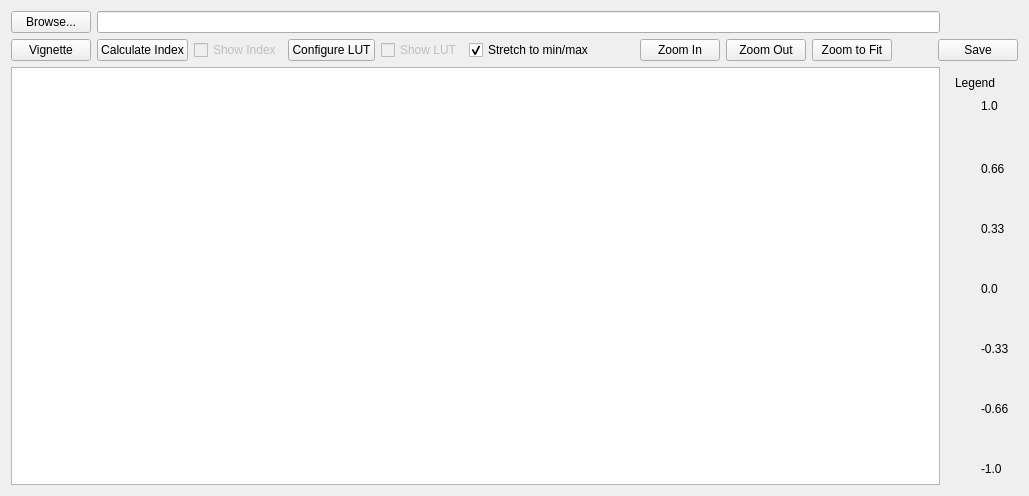
      <widget class="QWidget" name="tab_7">
       <attribute name="title">
        <string>    Viewer    </string>
       </attribute>
       <layout class="QGridLayout" name="gridLayout_7">
        <item row="2" column="1">
         <widget class="QWidget" name="LegendLayout_2" native="true">
          <layout class="QVBoxLayout" name="LegendLayout">
           <item>
            <widget class="QLabel" name="label_36">
             <property name="sizePolicy">
              <sizepolicy hsizetype="Minimum" vsizetype="Minimum">
               <horstretch>0</horstretch>
               <verstretch>0</verstretch>
              </sizepolicy>
             </property>
             <property name="maximumSize">
              <size>
               <width>16777215</width>
               <height>20</height>
              </size>
             </property>
             <property name="text">
              <string>Legend</string>
             </property>
            </widget>
           </item>
           <item>
            <layout class="QHBoxLayout" name="horizontalLayout_49">
             <item>
              <widget class="QLabel" name="LUTGraphic">
               <property name="enabled">
                <bool>true</bool>
               </property>
               <property name="sizePolicy">
                <sizepolicy hsizetype="Ignored" vsizetype="Ignored">
                 <horstretch>0</horstretch>
                 <verstretch>0</verstretch>
                </sizepolicy>
               </property>
               <property name="minimumSize">
                <size>
                 <width>20</width>
                 <height>0</height>
                </size>
               </property>
               <property name="maximumSize">
                <size>
                 <width>50</width>
                 <height>16777215</height>
                </size>
               </property>
               <property name="baseSize">
                <size>
                 <width>50</width>
                 <height>256</height>
                </size>
               </property>
               <property name="palette">
                <palette>
                 <active>
                  <colorrole role="WindowText">
                   <brush brushstyle="SolidPattern">
                    <color alpha="255">
                     <red>0</red>
                     <green>0</green>
                     <blue>0</blue>
                    </color>
                   </brush>
                  </colorrole>
                  <colorrole role="Midlight">
                   <brush brushstyle="SolidPattern">
                    <color alpha="255">
                     <red>227</red>
                     <green>227</green>
                     <blue>227</blue>
                    </color>
                   </brush>
                  </colorrole>
                  <colorrole role="Text">
                   <brush brushstyle="SolidPattern">
                    <color alpha="255">
                     <red>0</red>
                     <green>0</green>
                     <blue>0</blue>
                    </color>
                   </brush>
                  </colorrole>
                  <colorrole role="ButtonText">
                   <brush brushstyle="SolidPattern">
                    <color alpha="255">
                     <red>0</red>
                     <green>0</green>
                     <blue>0</blue>
                    </color>
                   </brush>
                  </colorrole>
                  <colorrole role="Base">
                   <brush brushstyle="SolidPattern">
                    <color alpha="255">
                     <red>255</red>
                     <green>255</green>
                     <blue>255</blue>
                    </color>
                   </brush>
                  </colorrole>
                  <colorrole role="Shadow">
                   <brush brushstyle="SolidPattern">
                    <color alpha="255">
                     <red>105</red>
                     <green>105</green>
                     <blue>105</blue>
                    </color>
                   </brush>
                  </colorrole>
                 </active>
                 <inactive>
                  <colorrole role="WindowText">
                   <brush brushstyle="SolidPattern">
                    <color alpha="255">
                     <red>0</red>
                     <green>0</green>
                     <blue>0</blue>
                    </color>
                   </brush>
                  </colorrole>
                  <colorrole role="Midlight">
                   <brush brushstyle="SolidPattern">
                    <color alpha="255">
                     <red>227</red>
                     <green>227</green>
                     <blue>227</blue>
                    </color>
                   </brush>
                  </colorrole>
                  <colorrole role="Text">
                   <brush brushstyle="SolidPattern">
                    <color alpha="255">
                     <red>0</red>
                     <green>0</green>
                     <blue>0</blue>
                    </color>
                   </brush>
                  </colorrole>
                  <colorrole role="ButtonText">
                   <brush brushstyle="SolidPattern">
                    <color alpha="255">
                     <red>0</red>
                     <green>0</green>
                     <blue>0</blue>
                    </color>
                   </brush>
                  </colorrole>
                  <colorrole role="Base">
                   <brush brushstyle="SolidPattern">
                    <color alpha="255">
                     <red>255</red>
                     <green>255</green>
                     <blue>255</blue>
                    </color>
                   </brush>
                  </colorrole>
                  <colorrole role="Shadow">
                   <brush brushstyle="SolidPattern">
                    <color alpha="255">
                     <red>105</red>
                     <green>105</green>
                     <blue>105</blue>
                    </color>
                   </brush>
                  </colorrole>
                 </inactive>
                 <disabled>
                  <colorrole role="WindowText">
                   <brush brushstyle="SolidPattern">
                    <color alpha="255">
                     <red>0</red>
                     <green>0</green>
                     <blue>0</blue>
                    </color>
                   </brush>
                  </colorrole>
                  <colorrole role="Midlight">
                   <brush brushstyle="SolidPattern">
                    <color alpha="255">
                     <red>227</red>
                     <green>227</green>
                     <blue>227</blue>
                    </color>
                   </brush>
                  </colorrole>
                  <colorrole role="Text">
                   <brush brushstyle="SolidPattern">
                    <color alpha="255">
                     <red>0</red>
                     <green>0</green>
                     <blue>0</blue>
                    </color>
                   </brush>
                  </colorrole>
                  <colorrole role="ButtonText">
                   <brush brushstyle="SolidPattern">
                    <color alpha="255">
                     <red>0</red>
                     <green>0</green>
                     <blue>0</blue>
                    </color>
                   </brush>
                  </colorrole>
                  <colorrole role="Base">
                   <brush brushstyle="SolidPattern">
                    <color alpha="255">
                     <red>255</red>
                     <green>255</green>
                     <blue>255</blue>
                    </color>
                   </brush>
                  </colorrole>
                  <colorrole role="Shadow">
                   <brush brushstyle="SolidPattern">
                    <color alpha="255">
                     <red>105</red>
                     <green>105</green>
                     <blue>105</blue>
                    </color>
                   </brush>
                  </colorrole>
                 </disabled>
                </palette>
               </property>
               <property name="layoutDirection">
                <enum>Qt::LeftToRight</enum>
               </property>
               <property name="text">
                <string/>
               </property>
               <property name="pixmap">
                <pixmap>lut_legend.jpg</pixmap>
               </property>
               <property name="scaledContents">
                <bool>true</bool>
               </property>
               <property name="alignment">
                <set>Qt::AlignCenter</set>
               </property>
              </widget>
             </item>
             <item>
              <layout class="QVBoxLayout" name="verticalLayout_30">
               <property name="sizeConstraint">
                <enum>QLayout::SetDefaultConstraint</enum>
               </property>
               <item>
                <widget class="QLabel" name="legend_max">
                 <property name="sizePolicy">
                  <sizepolicy hsizetype="Minimum" vsizetype="Minimum">
                   <horstretch>0</horstretch>
                   <verstretch>0</verstretch>
                  </sizepolicy>
                 </property>
                 <property name="minimumSize">
                  <size>
                   <width>0</width>
                   <height>20</height>
                  </size>
                 </property>
                 <property name="maximumSize">
                  <size>
                   <width>16777215</width>
                   <height>20</height>
                  </size>
                 </property>
                 <property name="text">
                  <string>1.0</string>
                 </property>
                </widget>
               </item>
               <item>
                <spacer name="verticalSpacer">
                 <property name="orientation">
                  <enum>Qt::Vertical</enum>
                 </property>
                 <property name="sizeType">
                  <enum>QSizePolicy::Fixed</enum>
                 </property>
                 <property name="sizeHint" stdset="0">
                  <size>
                   <width>20</width>
                   <height>40</height>
                  </size>
                 </property>
                </spacer>
               </item>
               <item>
                <widget class="QLabel" name="legend_2thirds">
                 <property name="sizePolicy">
                  <sizepolicy hsizetype="Minimum" vsizetype="Minimum">
                   <horstretch>0</horstretch>
                   <verstretch>0</verstretch>
                  </sizepolicy>
                 </property>
                 <property name="maximumSize">
                  <size>
                   <width>16777215</width>
                   <height>20</height>
                  </size>
                 </property>
                 <property name="text">
                  <string>0.66</string>
                 </property>
                </widget>
               </item>
               <item>
                <spacer name="verticalSpacer_2">
                 <property name="orientation">
                  <enum>Qt::Vertical</enum>
                 </property>
                 <property name="sizeType">
                  <enum>QSizePolicy::Fixed</enum>
                 </property>
                 <property name="sizeHint" stdset="0">
                  <size>
                   <width>20</width>
                   <height>40</height>
                  </size>
                 </property>
                </spacer>
               </item>
               <item>
                <widget class="QLabel" name="legend_1third">
                 <property name="sizePolicy">
                  <sizepolicy hsizetype="Minimum" vsizetype="Minimum">
                   <horstretch>0</horstretch>
                   <verstretch>0</verstretch>
                  </sizepolicy>
                 </property>
                 <property name="maximumSize">
                  <size>
                   <width>16777215</width>
                   <height>20</height>
                  </size>
                 </property>
                 <property name="text">
                  <string>0.33</string>
                 </property>
                </widget>
               </item>
               <item>
                <spacer name="verticalSpacer_3">
                 <property name="orientation">
                  <enum>Qt::Vertical</enum>
                 </property>
                 <property name="sizeType">
                  <enum>QSizePolicy::Fixed</enum>
                 </property>
                 <property name="sizeHint" stdset="0">
                  <size>
                   <width>20</width>
                   <height>40</height>
                  </size>
                 </property>
                </spacer>
               </item>
               <item>
                <widget class="QLabel" name="legend_zero">
                 <property name="sizePolicy">
                  <sizepolicy hsizetype="Minimum" vsizetype="Minimum">
                   <horstretch>0</horstretch>
                   <verstretch>0</verstretch>
                  </sizepolicy>
                 </property>
                 <property name="maximumSize">
                  <size>
                   <width>16777215</width>
                   <height>20</height>
                  </size>
                 </property>
                 <property name="text">
                  <string>0.0</string>
                 </property>
                </widget>
               </item>
               <item>
                <spacer name="verticalSpacer_5">
                 <property name="orientation">
                  <enum>Qt::Vertical</enum>
                 </property>
                 <property name="sizeType">
                  <enum>QSizePolicy::Fixed</enum>
                 </property>
                 <property name="sizeHint" stdset="0">
                  <size>
                   <width>20</width>
                   <height>40</height>
                  </size>
                 </property>
                </spacer>
               </item>
               <item>
                <widget class="QLabel" name="legend_neg1third">
                 <property name="sizePolicy">
                  <sizepolicy hsizetype="Minimum" vsizetype="Minimum">
                   <horstretch>0</horstretch>
                   <verstretch>0</verstretch>
                  </sizepolicy>
                 </property>
                 <property name="maximumSize">
                  <size>
                   <width>16777215</width>
                   <height>20</height>
                  </size>
                 </property>
                 <property name="text">
                  <string>-0.33</string>
                 </property>
                </widget>
               </item>
               <item>
                <spacer name="verticalSpacer_4">
                 <property name="orientation">
                  <enum>Qt::Vertical</enum>
                 </property>
                 <property name="sizeType">
                  <enum>QSizePolicy::Fixed</enum>
                 </property>
                 <property name="sizeHint" stdset="0">
                  <size>
                   <width>20</width>
                   <height>40</height>
                  </size>
                 </property>
                </spacer>
               </item>
               <item>
                <widget class="QLabel" name="legend_neg2thirds">
                 <property name="sizePolicy">
                  <sizepolicy hsizetype="Minimum" vsizetype="Minimum">
                   <horstretch>0</horstretch>
                   <verstretch>0</verstretch>
                  </sizepolicy>
                 </property>
                 <property name="maximumSize">
                  <size>
                   <width>16777215</width>
                   <height>20</height>
                  </size>
                 </property>
                 <property name="text">
                  <string>-0.66</string>
                 </property>
                </widget>
               </item>
               <item>
                <spacer name="verticalSpacer_6">
                 <property name="orientation">
                  <enum>Qt::Vertical</enum>
                 </property>
                 <property name="sizeType">
                  <enum>QSizePolicy::Fixed</enum>
                 </property>
                 <property name="sizeHint" stdset="0">
                  <size>
                   <width>20</width>
                   <height>40</height>
                  </size>
                 </property>
                </spacer>
               </item>
               <item>
                <widget class="QLabel" name="legend_min">
                 <property name="sizePolicy">
                  <sizepolicy hsizetype="Minimum" vsizetype="Minimum">
                   <horstretch>0</horstretch>
                   <verstretch>0</verstretch>
                  </sizepolicy>
                 </property>
                 <property name="maximumSize">
                  <size>
                   <width>16777215</width>
                   <height>20</height>
                  </size>
                 </property>
                 <property name="text">
                  <string>-1.0</string>
                 </property>
                </widget>
               </item>
              </layout>
             </item>
            </layout>
           </item>
          </layout>
         </widget>
        </item>
        <item row="1" column="0" colspan="2">
         <layout class="QHBoxLayout" name="horizontalLayout_48">
          <item>
           <widget class="QPushButton" name="VignetteButton">
            <property name="text">
             <string>Vignette</string>
            </property>
           </widget>
          </item>
          <item>
           <widget class="QPushButton" name="ViewerCalcButton">
            <property name="enabled">
             <bool>true</bool>
            </property>
            <property name="text">
             <string>Calculate Index</string>
            </property>
           </widget>
          </item>
          <item>
           <widget class="QCheckBox" name="ViewerIndexBox">
            <property name="enabled">
             <bool>false</bool>
            </property>
            <property name="text">
             <string>Show Index</string>
            </property>
           </widget>
          </item>
          <item>
           <widget class="QPushButton" name="LUTButton">
            <property name="enabled">
             <bool>true</bool>
            </property>
            <property name="text">
             <string>Configure LUT</string>
            </property>
           </widget>
          </item>
          <item>
           <widget class="QCheckBox" name="LUTBox">
            <property name="enabled">
             <bool>false</bool>
            </property>
            <property name="text">
             <string>Show LUT</string>
            </property>
           </widget>
          </item>
          <item>
           <widget class="QCheckBox" name="ViewerStretchBox">
            <property name="text">
             <string>Stretch to min/max</string>
            </property>
            <property name="checked">
             <bool>true</bool>
            </property>
           </widget>
          </item>
          <item>
           <spacer name="horizontalSpacer_10">
            <property name="orientation">
             <enum>Qt::Horizontal</enum>
            </property>
            <property name="sizeHint" stdset="0">
             <size>
              <width>40</width>
              <height>20</height>
             </size>
            </property>
           </spacer>
          </item>
          <item>
           <widget class="QPushButton" name="ZoomIn">
            <property name="text">
             <string>Zoom In</string>
            </property>
           </widget>
          </item>
          <item>
           <widget class="QPushButton" name="ZoomOut">
            <property name="text">
             <string>Zoom Out</string>
            </property>
           </widget>
          </item>
          <item>
           <widget class="QPushButton" name="ZoomToFit">
            <property name="text">
             <string>Zoom to Fit</string>
            </property>
           </widget>
          </item>
          <item>
           <spacer name="horizontalSpacer_11">
            <property name="orientation">
             <enum>Qt::Horizontal</enum>
            </property>
            <property name="sizeType">
             <enum>QSizePolicy::Fixed</enum>
            </property>
            <property name="sizeHint" stdset="0">
             <size>
              <width>40</width>
              <height>20</height>
             </size>
            </property>
           </spacer>
          </item>
          <item>
           <widget class="QPushButton" name="ViewerSaveButton">
            <property name="text">
             <string>Save</string>
            </property>
           </widget>
          </item>
         </layout>
        </item>
        <item row="0" column="0">
         <layout class="QHBoxLayout" name="horizontalLayout_47">
          <item>
           <widget class="QPushButton" name="KernelBrowserButton">
            <property name="text">
             <string>Browse...</string>
            </property>
           </widget>
          </item>
          <item>
           <widget class="QLineEdit" name="KernelBrowserFile"/>
          </item>
         </layout>
        </item>
        <item row="2" column="0">
         <widget class="QGraphicsView" name="KernelViewer">
          <property name="enabled">
           <bool>true</bool>
          </property>
          <property name="sizePolicy">
           <sizepolicy hsizetype="Expanding" vsizetype="Expanding">
            <horstretch>4</horstretch>
            <verstretch>3</verstretch>
           </sizepolicy>
          </property>
          <property name="maximumSize">
           <size>
            <width>16777215</width>
            <height>12582911</height>
           </size>
          </property>
          <property name="sizeIncrement">
           <size>
            <width>4</width>
            <height>3</height>
           </size>
          </property>
          <property name="baseSize">
           <size>
            <width>1280</width>
            <height>960</height>
           </size>
          </property>
          <property name="mouseTracking">
           <bool>true</bool>
          </property>
          <property name="tabletTracking">
           <bool>true</bool>
          </property>
          <property name="focusPolicy">
           <enum>Qt::StrongFocus</enum>
          </property>
          <property name="verticalScrollBarPolicy">
           <enum>Qt::ScrollBarAlwaysOff</enum>
          </property>
          <property name="horizontalScrollBarPolicy">
           <enum>Qt::ScrollBarAlwaysOff</enum>
          </property>
          <property name="sizeAdjustPolicy">
           <enum>QAbstractScrollArea::AdjustIgnored</enum>
          </property>
          <property name="interactive">
           <bool>true</bool>
          </property>
          <property name="renderHints">
           <set>QPainter::Antialiasing|QPainter::SmoothPixmapTransform|QPainter::TextAntialiasing</set>
          </property>
          <property name="dragMode">
           <enum>QGraphicsView::ScrollHandDrag</enum>
          </property>
          <property name="cacheMode">
           <set>QGraphicsView::CacheBackground</set>
          </property>
          <property name="transformationAnchor">
           <enum>QGraphicsView::AnchorUnderMouse</enum>
          </property>
          <property name="resizeAnchor">
           <enum>QGraphicsView::NoAnchor</enum>
          </property>
         </widget>
        </item>
       </layout>
      </widget>
